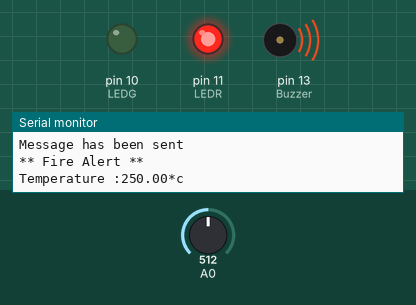
Bench run of a sketch on a simulated Arduino Uno, built with avr-gcc and run on an emulated ATmega328P. On the bench: output pins drawn as LEDs (lit = HIGH), buzzer (waves = sounding, pin HIGH), the last lines printed to the serial monitor. Inputs (shaded band) come from the test bench; at power-on: A0 = 512. The modem accepts every AT command (registered, SIM ready, sends succeed) and sends nothing else.

Above: at 11.0 s.
11.1 s: A0 set to 75
21.6 s: A0 set to 65
At 31.3 s:
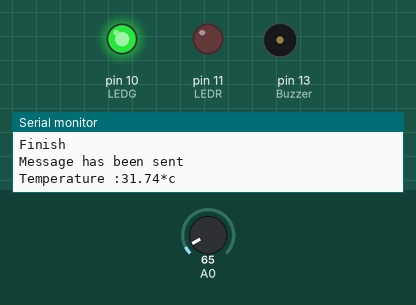
Timing chart, 0 to 32.8 s (numbered marks = the images above; inputs shaded):
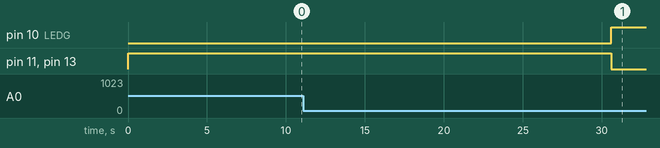

Measured:
- the behaviour switches between 70 and 69 on A0 (found by bisection; images 0 and 1)
- after the input at 21.6 s, pin 10 (LEDG): LOW → HIGH after 9.0 s; pin 11 (LEDR), pin 13 (Buzzer): HIGH → LOW after 9.0 s

The sketch:

fire_alert.ino
```cpp
#include <SoftwareSerial.h>
SoftwareSerial SIM900A(6,7);

float temp;
int LEDR = 11;
int LEDG = 10;
int Buzzer = 13;

void setup() {
  SIM900A.begin(9600);
  Serial.begin(9600);
  pinMode(LEDR,OUTPUT);
  pinMode(LEDG,OUTPUT);
  pinMode(Buzzer,OUTPUT);

}

void loop() {
 temp = analogRead(A0);
 temp = temp * 0.48828125;

 if(temp>34)
 {
  Serial.println();
  	Serial.print("** Fire Alert **");
  	Serial.println();
 	Serial.println();
  digitalWrite(LEDR,HIGH);
  digitalWrite(LEDG,LOW);
  digitalWrite(Buzzer,HIGH);

  	Serial.print("Temperature :");
  	Serial.print(temp);
  	Serial.print("*c");
  	Serial.println();
  delay(1000);
  SendMessage();
  }
 else {

  digitalWrite(LEDG,HIGH);
  digitalWrite(LEDR,LOW);
  digitalWrite(Buzzer,LOW);
  	Serial.print("Temperature :");
  	Serial.print(temp);
  	Serial.print("*c");
  	Serial.println();
  delay(1000);
 }
}
 void SendMessage()
{
  if (SIM900A.available()>0)
  	Serial.write(SIM900A.read());

  	Serial.println ("Making a Call");
  	SIM900A.println("ATD+8801633325120;");
  delay(1000);
  	Serial.println ("Sending Message");
 	 SIM900A.println("AT+CMGF=1");
  delay(1000);
 	 Serial.println ("Set SMS Number");
 	 SIM900A.println("AT+CMGS=\"+8801633325120\"\r");
  delay(1000);
  	Serial.println ("Set SMS Content");
  	SIM900A.println("2ndfloor,Science Building JKKNIU");
  delay(100);
  	Serial.println ("Finish");
  	SIM900A.println((char)26);
  delay(1000);
  	Serial.println ("Message has been sent");
  delay(5000);
}
```
